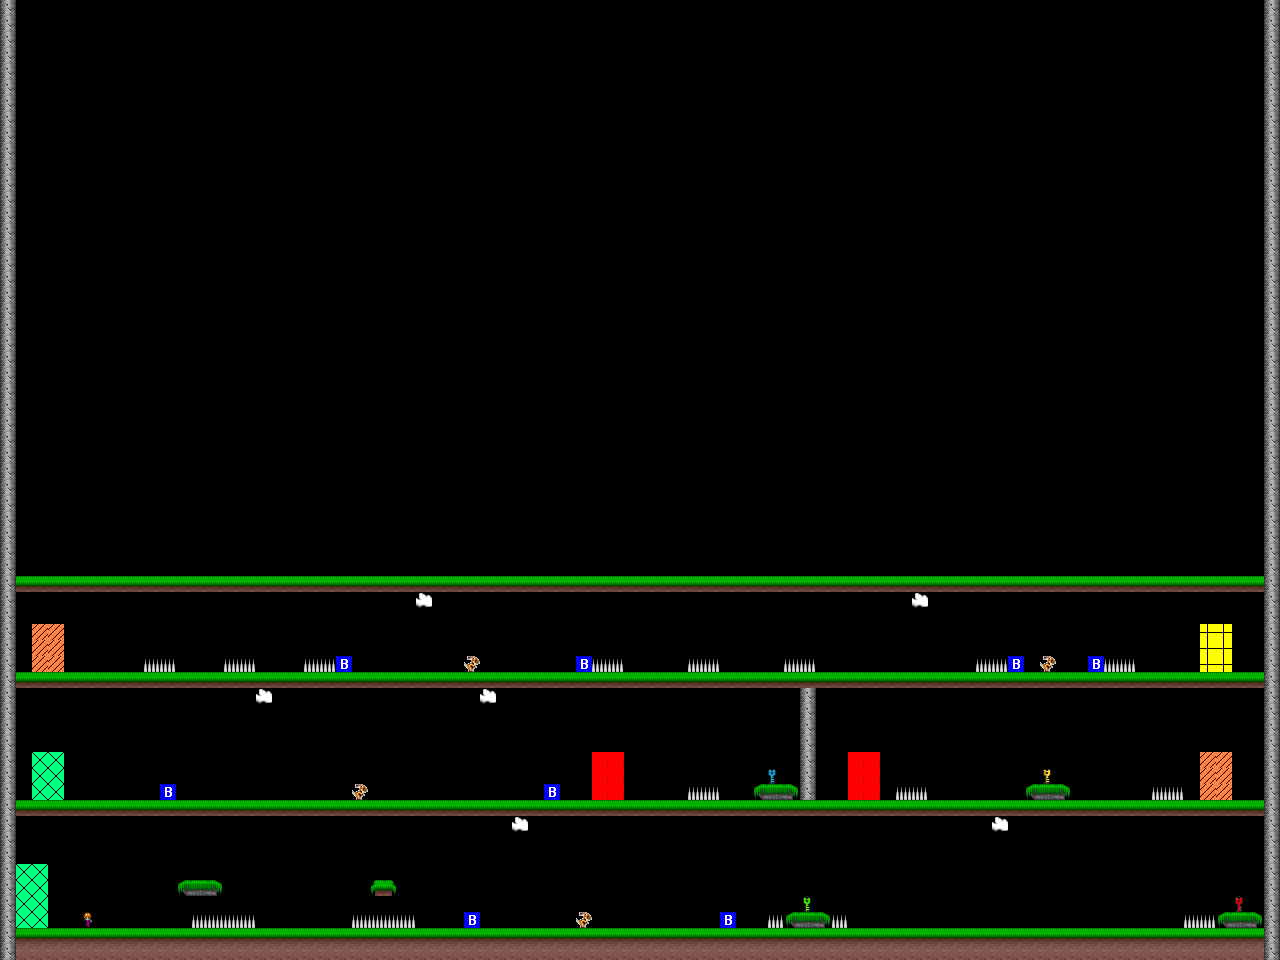

This is a level from a 2D game, rendered from its Tiled map with the project's own tilesets. A one-line summary and the map file follow, with tile-layer data summarised:
An orthogonal 80x60 tile map with 16x16 px tiles, 5 tile layers (doors, platforms, enemies, obstacles, ...), 2 tilesets.

<map version="1.0" orientation="orthogonal" renderorder="right-down" width="80" height="60" tilewidth="16" tileheight="16">
 <tileset firstgid="1" name="tiles_mga" tilewidth="16" tileheight="16">
  <image source="tiles_mga.png" width="128" height="128" />
 </tileset>
 <tileset firstgid="65" name="walls" tilewidth="128" tileheight="64">
  <image source="walls.jpg" width="256" height="128" />
 </tileset>
 <layer name="doors" width="80" height="60">
  <data>[4800 cells, 44 non-empty, 4 distinct tile ids]</data>
 </layer>
 <layer name="platforms" width="80" height="60">
  <data>[4800 cells, 535 non-empty, 9 distinct tile ids]</data>
 </layer>
 <layer name="enemies" width="80" height="60">
  <data>[4800 cells, 12 non-empty, 2 distinct tile ids]</data>
 </layer>
 <layer name="obstacles" width="80" height="60">
  <data>[4800 cells, 40 non-empty, 2 distinct tile ids]</data>
 </layer>
 <layer name="rewards" width="80" height="60">
  <data>[4800 cells, 4 non-empty, 4 distinct tile ids]</data>
 </layer>
</map>